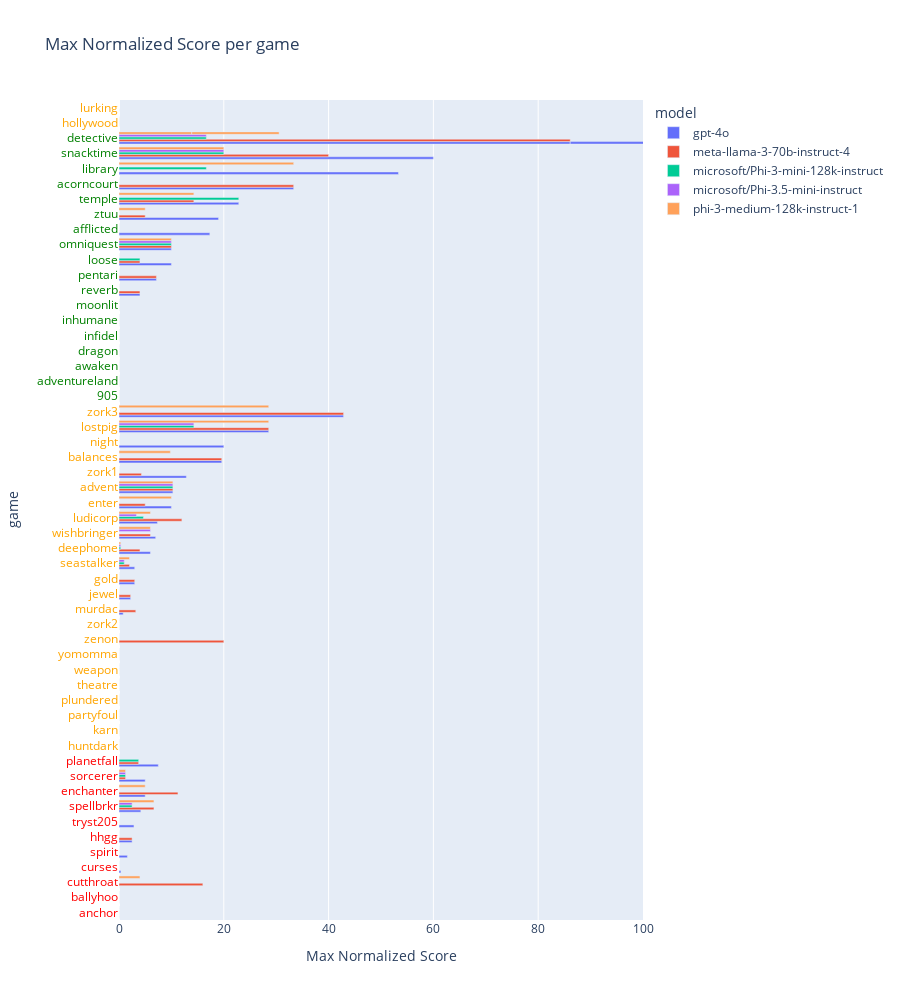

This figure's notebook cell:
### Code cell
# Create a group bar chart with the average score per game for each model
import plotly.express as px
import plotly.graph_objects as go

df = runs_df.copy()

# sort by max score for gpt-4o
#df = df.sort_values(by=["model", "Max Normalized Score"], ascending=True)
# Strip the extension from game name
df["game"] = df["game"].map(lambda x: x.split(".")[0])

# Filterout game lurking and hollywood
#df = df[~df["game"].isin(["lurking", "hollywood"])]

# Add new column to order difficulty
df["order"] = df["Difficulty"].map({"Possible": 2, "Difficult": 1, "Extreme": 0})

df = df.sort_values(by=["order", "model", "Max Normalized Score"], ascending=True)

# Add new column color for each game based on the game difficulty
def color(game, diff):
    if diff == "Possible":
        return f"<span style='color:green'>{game}</span>"
    elif diff == "Difficult":
        return f"<span style='color:orange'>{game}</span>"
    elif diff == "Extreme":
        return f"<span style='color:red'>{game}</span>"
    else:
        raise ValueError("Unknown difficulty")

df["color"] = df.apply(lambda x: color(x["game"], x["Difficulty"]), axis=1)


fig = px.bar(df, x="Max Normalized Score", y="game", color="model", barmode="group", title="Max Normalized Score per game", height=1000)

# Sort the y axis by game difficulty and then by max score for gpt-4o
#fig.update_yaxes(categoryorder="array", categoryarray=df.sort_values(by=["order", "model", "Max Normalized Score"], ascending=True))
fig.update_yaxes(tickvals=df["game"], tickmode="array", ticktext=df["color"])

# Make x axis range from 0 to 100
fig.update_xaxes(range=[0, 100])

# sort game title by max score for gpt-4o
#fig.update_yaxes(categoryorder="total ascending")

### Figure 1 — Plotly figure (JSON) as saved in the notebook; plotly's stock layout.template omitted (floating-point values rounded to 4 significant figures; data arrays with more than 128 entries replaced by an {"elided": "..."} marker saying what was removed)
{"data": [{"alignmentgroup": "True", "hovertemplate": "model=gpt-4o<br>Max Normalized Score=%{x}<br>game=%{y}<extra></extra>", "legendgroup": "gpt-4o", "marker": {"color": "#636efa", "pattern": {"shape": ""}}, "name": "gpt-4o", "offsetgroup": "gpt-4o", "orientation": "h", "showlegend": true, "textposition": "auto", "type": "bar", "x": [0, 0, 0, 0.3636, 1.6, 2.5, 2.857, 4.167, 5, 5, 7.5, 0, 0, 0, 0, 0, 0, 0, 0, 0, 0.8, 2.222, 3, 3, 6, 7, 7.333, 10, 10.29, 12.86, 19.61, 20, 28.57, 42.86, 0, 0, 0, 0, 0, 0, 0, 4, 7.143, 10, 10, 17.33, 19, 22.86, 33.33, 53.33, 60, 86.11, 86.11], "xaxis": "x", "y": ["anchor", "ballyhoo", "cutthroat", "curses", "spirit", "hhgg", "tryst205", "spellbrkr", "enchanter", "sorcerer", "planetfall", "huntdark", "karn", "partyfoul", "plundered", "theatre", "weapon", "yomomma", "zenon", "zork2", "murdac", "jewel", "gold", "seastalker", "deephome", "wishbringer", "ludicorp", "enter", "advent", "zork1", "balances", "night", "lostpig", "zork3", "905", "adventureland", "awaken", "dragon", "infidel", "inhumane", "moonlit", "reverb", "pentari", "loose", "omniquest", "afflicted", "ztuu", "temple", "acorncourt", "library", "snacktime", "detective", "detective"], "yaxis": "y"}, {"alignmentgroup": "True", "hovertemplate": "model=meta-llama-3-70b-instruct-4<br>Max Normalized Score=%{x}<br>game=%{y}<extra></extra>", "legendgroup": "meta-llama-3-70b-instruct-4", "marker": {"color": "#EF553B", "pattern": {"shape": ""}}, "name": "meta-llama-3-70b-instruct-4", "offsetgroup": "meta-llama-3-70b-instruct-4", "orientation": "h", "showlegend": true, "textposition": "auto", "type": "bar", "x": [0, 0, 0, 0, 0, 1.25, 2.5, 3.75, 6.667, 11.25, 16, 0, 0, 0, 0, 0, 0, 0, 0, 0, 0, 0, 2, 2.222, 3, 3.2, 4, 4.286, 5, 6, 10.29, 12, 19.61, 20, 28.57, 42.86, 0, 0, 0, 0, 0, 0, 0, 0, 0, 4, 4, 5, 7.143, 10, 14.29, 33.33, 40, 86.11], "xaxis": "x", "y": ["anchor", "ballyhoo", "curses", "spirit", "tryst205", "sorcerer", "hhgg", "planetfall", "spellbrkr", "enchanter", "cutthroat", "hollywood", "huntdark", "karn", "lurking", "night", "partyfoul", "plundered", "theatre", "weapon", "yomomma", "zork2", "seastalker", "jewel", "gold", "murdac", "deephome", "zork1", "enter", "wishbringer", "advent", "ludicorp", "balances", "zenon", "lostpig", "zork3", "905", "adventureland", "afflicted", "awaken", "dragon", "infidel", "inhumane", "library", "moonlit", "loose", "reverb", "ztuu", "pentari", "omniquest", "temple", "acorncourt", "snacktime", "detective"], "yaxis": "y"}, {"alignmentgroup": "True", "hovertemplate": "model=microsoft/Phi-3-mini-128k-instruct<br>Max Normalized Score=%{x}<br>game=%{y}<extra></extra>", "legendgroup": "microsoft/Phi-3-mini-128k-instruct", "marker": {"color": "#00cc96", "pattern": {"shape": ""}}, "name": "microsoft/Phi-3-mini-128k-instruct", "offsetgroup": "microsoft/Phi-3-mini-128k-instruct", "orientation": "h", "showlegend": true, "textposition": "auto", "type": "bar", "x": [0, 0, 0, 0, 0, 0, 0, 0, 1.25, 2.5, 3.75, 0, 0, 0, 0, 0, 0, 0, 0, 0, 0, 0, 0, 0, 0, 0, 0, 0, 0, 0.3333, 1, 4.667, 10.29, 14.29, null, 0, 0, 0, 0, 0, 0, 0, 0, 0, 0, 0, 4, 10, 16.67, 16.67, 20, 22.86, null], "xaxis": "x", "y": ["anchor", "ballyhoo", "curses", "cutthroat", "enchanter", "hhgg", "spirit", "tryst205", "sorcerer", "spellbrkr", "planetfall", "balances", "enter", "gold", "hollywood", "huntdark", "jewel", "karn", "murdac", "night", "partyfoul", "plundered", "theatre", "weapon", "wishbringer", "yomomma", "zenon", "zork1", "zork2", "deephome", "seastalker", "ludicorp", "advent", "lostpig", "zork3", "905", "acorncourt", "adventureland", "afflicted", "awaken", "dragon", "infidel", "inhumane", "moonlit", "pentari", "ztuu", "loose", "omniquest", "detective", "library", "snacktime", "temple", "reverb"], "yaxis": "y"}, {"alignmentgroup": "True", "hovertemplate": "model=microsoft/Phi-3.5-mini-instruct<br>Max Normalized Score=%{x}<br>game=%{y}<extra></extra>", "legendgroup": "microsoft/Phi-3.5-mini-instruct", "marker": {"color": "#ab63fa", "pattern": {"shape": ""}}, "name": "microsoft/Phi-3.5-mini-instruct", "offsetgroup": "microsoft/Phi-3.5-mini-instruct", "orientation": "h", "showlegend": true, "textposition": "auto", "type": "bar", "x": [0, 0, 0, 0, 0, 0, 0, 0, 0, 1.25, 2.5, 0, 0, 0, 0, 0, 0, 0, 0, 0, 0, 0, 0, 0, 0, 0, 0, 0, 0, 0.3333, 1, 3.333, 6, 10.29, 14.29, 0, 0, 0, 0, 0, 0, 0, 0, 0, 0, 0, 0, 0, 0, 0, 10, 16.67, 20], "xaxis": "x", "y": ["anchor", "ballyhoo", "curses", "cutthroat", "enchanter", "hhgg", "planetfall", "spirit", "tryst205", "sorcerer", "spellbrkr", "balances", "enter", "gold", "hollywood", "huntdark", "jewel", "karn", "murdac", "night", "partyfoul", "plundered", "theatre", "weapon", "yomomma", "zenon", "zork1", "zork2", "zork3", "deephome", "seastalker", "ludicorp", "wishbringer", "advent", "lostpig", "905", "acorncourt", "adventureland", "afflicted", "awaken", "dragon", "infidel", "inhumane", "library", "loose", "moonlit", "pentari", "reverb", "temple", "ztuu", "omniquest", "detective", "snacktime"], "yaxis": "y"}, {"alignmentgroup": "True", "hovertemplate": "model=phi-3-medium-128k-instruct-1<br>Max Normalized Score=%{x}<br>game=%{y}<extra></extra>", "legendgroup": "phi-3-medium-128k-instruct-1", "marker": {"color": "#FFA15A", "pattern": {"shape": ""}}, "name": "phi-3-medium-128k-instruct-1", "offsetgroup": "phi-3-medium-128k-instruct-1", "orientation": "h", "showlegend": true, "textposition": "auto", "type": "bar", "x": [0, 0, 0, 0, 0, 0, 1.25, 4, 5, 6.667, 0, 0, 0, 0, 0, 0, 0, 0, 0, 0, 0, 0, 0, 0, 0, 0.3333, 2, 6, 6, 9.804, 10, 10.29, 28.57, 28.57, 0, 0, 0, 0, 0, 0, 0, 0, 0, 0, 0, 0, 5, 10, 13.89, 14.29, 16.67, 20, 33.33], "xaxis": "x", "y": ["anchor", "ballyhoo", "curses", "hhgg", "planetfall", "spirit", "sorcerer", "cutthroat", "enchanter", "spellbrkr", "gold", "hollywood", "huntdark", "jewel", "karn", "murdac", "night", "partyfoul", "plundered", "theatre", "weapon", "yomomma", "zenon", "zork1", "zork2", "deephome", "seastalker", "ludicorp", "wishbringer", "balances", "enter", "advent", "lostpig", "zork3", "905", "acorncourt", "adventureland", "afflicted", "awaken", "dragon", "infidel", "inhumane", "loose", "moonlit", "pentari", "reverb", "ztuu", "omniquest", "detective", "temple", "detective", "snacktime", "library"], "yaxis": "y"}], "layout": {"barmode": "group", "height": 1000, "legend": {"title": {"text": "model"}, "tracegroupgap": 0}, "title": {"text": "Max Normalized Score per game"}, "xaxis": {"anchor": "y", "domain": [0, 1], "range": [0, 100], "title": {"text": "Max Normalized Score"}}, "yaxis": {"anchor": "x", "domain": [0, 1], "tickmode": "array", "ticktext": {"elided": "266 str values"}, "tickvals": {"elided": "266 str values"}, "title": {"text": "game"}}}}
